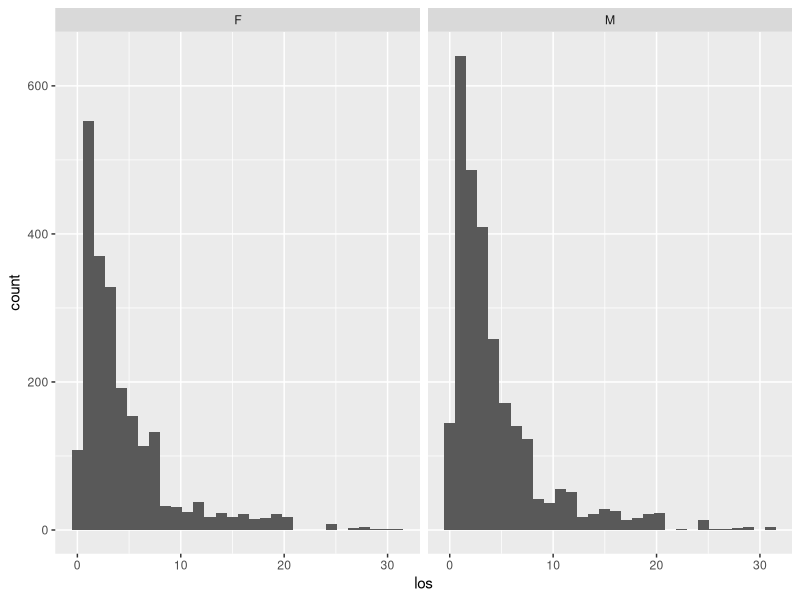
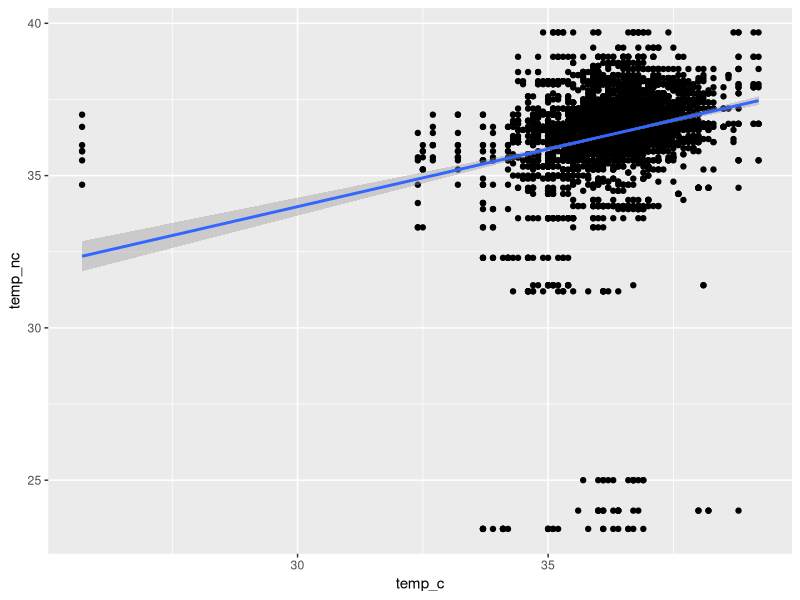

Here is the R script that generated these plots, in order:
## ---- chunk 1
knitr::opts_chunk$set(error=TRUE)
# We will need this data later.
library(tidyverse)
library(lubridate)
cchic <- read_csv("data/intermediate_CCHIC.csv")
## ---- chunk 2
mean(cchic$height, na.rm = TRUE)
## ---- chunk 3
sdheight = sd(cchic$height, na.rm = TRUE)

varheight = var(cchic$height, na.rm = TRUE)

sqrt(varheight) == sdheight

## ---- chunk 4
median(cchic$age_years, na.rm = TRUE)
## ---- chunk 5
IQR(cchic$age_years, na.rm = TRUE)
## ---- chunk 6
table(cchic$vital_status)
## ---- chunk 7
status <- table(cchic$vital_status)
prop.table(status)
## ---- chunk 8
table(cchic$vital_status, cchic$chemo)
## ---- chunk 9
cchic %>%
  group_by(sex) %>%
  summarise(av.height = mean(height, na.rm = TRUE))
## ---- chunk 10
t.test(height ~sex, data = cchic)
## ---- chunk 11
table(cchic$sex, cchic$vital_status)
## ---- chunk 12
x<-chisq.test(cchic$sex, cchic$vital_status)
summary(x)
## ---- chunk 13
ggplot(data = cchic, aes(x = los)) +
  geom_histogram() +
  facet_grid(~sex)
## ---- chunk 14
wilcox.test(los ~ sex, data = cchic)
## ---- chunk 15
quantile(cchic$creatinine)
IQR(cchic$creatinine)

cchic$creatininegroup <- cut(cchic$creatinine, breaks=c(15, 64, 83, 123,1533), labels = FALSE)

#cchic %>% 
#  mutate(creatininegroup = cut(cchic$creatinine, breaks=c(15, 64, 83, 123,1533), labels = FALSE))

cchic$creatininegroup <- factor(cchic$creatininegroup)

anovamodel <- aov(cchic$ph_abg~cchic$creatininegroup)
summary(anovamodel)

TukeyHSD(anovamodel)

## ---- chunk 16

cor.test(cchic$temp_c,cchic$temp_nc)

ggplot(cchic,aes(temp_c, temp_nc)) +
  geom_point() +
  geom_smooth(method = "lm")


## ---- chunk 17

modelone <- lm(cchic$temp_nc~cchic$temp_c)
summary(modelone)

## ---- chunk 18

cchic %>% 
  mutate(sex = factor(sex))

modelttest <- lm(cchic$height~cchic$sex)

summary(modelttest)

